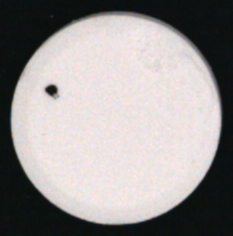
//> input picture imgs_1209_v1/input/oriImg_01.png, 233 x 236 px
$ ./bcp_02   (built with g++ and OpenCV 4)
//> lines starting //> are read from the running program, lines starting //| are printed output that depends on the picture; after the words box and inside, x2 and y2 are one past the last pixel; in counts of white or black regions, pixels touching at a corner belong together
#include <stdio.h>
#include <string.h>
#include <stdlib.h>
#include <cmath>
#include <opencv2/opencv.hpp>

using namespace std;
using namespace cv;

// the declaration of 8 decision variables (with the sum-fVal of 3.5645)
int fsize = 51;
int binary = 63;
int linear = 5;
int filterswitch_flag = 0;
int erodedilate_times = 5;
int erodedilate_sequence = 1;
int abusolute_flag = 1;
int pixellabelingmethod = 0;

void imgShow(const string& name, const Mat& img) {
	imshow(name, img);
	waitKey(0);
	destroyAllWindows();
}

void sabun(Mat &input1, Mat &input2, Mat &resImg) {
	int i, j;
	Mat output;
	output = cv::Mat::zeros(cv::Size(input2.cols, input2.rows), CV_8UC3);//8UC3は3チャンネルに変えるタイプだ
	cvtColor(output, output, COLOR_RGB2GRAY);//グレースケール

	for (j = 0; j < input1.rows; j++)
	{
		for (i = 0; i < input1.cols; i++) {
			output.at<unsigned char>(j, i) = input2.at<unsigned char>(j, i) - input1.at<unsigned char>(j, i);
			if (input2.at<unsigned char>(j, i) - input1.at<unsigned char>(j, i) < 0)
			{
				if (abusolute_flag == 0) {
					output.at<unsigned char>(j, i) = abs(output.at<unsigned char>(j, i));
				}
				else {
					output.at<unsigned char>(j, i) = 0;
				}
			}
		}
	}
	resImg = output.clone();
}

Mat labeling(Mat img, int connectivity) {
	Mat img_con;
	Mat stats, centroids;

	int label_x, label_y;
	int label_longer;
	int label_areaall;
	double label_cal;

	int i, j, label_num;

	label_num = cv::connectedComponentsWithStats(img, img_con, stats, centroids, connectivity, CV_32S);
	// colors: for storing the color of background and every connected areas
	vector<Vec3b>colors(label_num + 1);
	colors[0] = Vec3b(0, 0, 0);
	colors[1] = Vec3b(255, 255, 255);

	for (i = 2; i <= label_num; i++)
	{
		// colors[i] = Vec3b(0, 0, 0);
		label_areaall = stats.at<int>(i, CC_STAT_AREA);
		label_x = stats.at<int>(i, CC_STAT_WIDTH);
		label_y = stats.at<int>(i, CC_STAT_HEIGHT);

		label_longer = label_x > label_y ? label_x : label_y;
		label_cal = label_longer * label_longer;

		// (int)(label_cal / label_areaall) < linear -> detected area is not a fold-area
		//  In fold-detect task: discard -> colors[i] = Vec3b(255, 255, 255);
		if ((int)(label_cal / label_areaall) < linear + 127)
		{
			colors[i] = Vec3b(0, 0, 0); // in spot-detect task
		}
		else {
			colors[i] = Vec3b(255, 255, 255); // in spot-detect task
		}
	}

	// CV_8UC3丗3 channels
	Mat img_color = Mat::zeros(img_con.size(), CV_8UC3);
	for (j = 0; j < img_con.rows; j++) {
		for (i = 0; i < img_con.cols; i++)
		{
			int label = img_con.at<int>(j, i);
			CV_Assert(0 <= label && label <= label_num); // make sure the num of label is leagal
			img_color.at<Vec3b>(j, i) = colors[label];
		}
	}
	return img_color;
}

Mat Morphology(Mat img, int isDilFirst) {
	Mat dst;
	dst.create(img.size(), img.type());
	if (isDilFirst) {
		dilate(img, dst, Mat());
		erode(dst, dst, Mat());
	}
	else {
		erode(img, dst, Mat());
		dilate(dst, dst, Mat());
	}
	return dst;
}

int main(void) {
	Mat oriImg = imread("./imgs_1209_v1/input/oriImg_01.png", IMREAD_GRAYSCALE);
//> oriImg: 236 rows x 233 cols, CV_8UC1; min 12, max 241, mean 149.1
	// imgShow("ori", oriImg);

	Mat blurImg;
	Mat sabunImg;
	Mat biImg;
	Mat labelImg;

	// bluring
	if (filterswitch_flag) {
		medianBlur(oriImg, blurImg, fsize);
	}
	else {
		blur(oriImg, blurImg, Size(fsize, fsize));
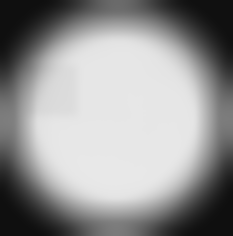
//> blurImg: 236 rows x 233 cols, CV_8UC1; min 15, max 232, mean 149.4
	}
	imgShow("res", blurImg);

	sabun(oriImg, blurImg, sabunImg);
//> after the loop in sabun, `for (j = 0; j < input1.rows; j++)`:
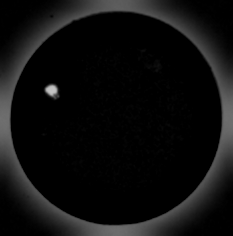
//> output: 236 rows x 233 cols, CV_8UC1; min 0, max 196, mean 14.8
	// imgShow("res", sabunImg);

	threshold(blurImg, biImg, binary, 255, THRESH_BINARY);
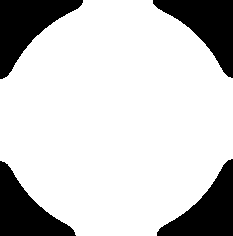
//> biImg: 236 rows x 233 cols, CV_8UC1; 79.1% white; 4 black regions, box (x1, y1, x2, y2) and area: (0, 0, 83, 79) 3060, (153, 0, 233, 78) 2908, (157, 159, 233, 236) 2782, (0, 161, 76, 236) 2735
	// imgShow("res", biImg);

	if (!pixellabelingmethod)
	{
		// biImg with 1-channel has been changed to 3-channel
		labelImg = labeling(biImg, 4);
//> in labeling, `label_num = cv::connectedComponentsWithStats(img, img_con, stats, cent..`: label_num = 2; stats = [[0, 0, 233, 236, 11485], [0, 0, 233, 236, 43503]]; centroids = [[115.4, 114.2], [116.2, 118.4]]
//> in labeling, `colors[1] = Vec3b(255, 255, 255);`: colors = 3 items: [0, 0, 0], [255, 255, 255], [0, 0, 0]
//> the loop in labeling, `for (i = 2; i <= label_num; i++)` made 1 pass
//> (label_areaall, label_x, label_y, label_longer, label_cal) on pass 1: (0, 0, 0, 0, 0)
	}
	else
	{
		labelImg = labeling(biImg, 8);
	}

	// Morphology
	if (!erodedilate_sequence)
	{
		if (erodedilate_times != 0) {
			for (int idx_edt = 0; idx_edt < erodedilate_times; idx_edt++)
			{
				labelImg = Morphology(labelImg, 1);
			}
		}
	}
	else
	{
		if (erodedilate_times != 0) {
			for (int idx_edt = 0; idx_edt < erodedilate_times; idx_edt++)
			{
				labelImg = Morphology(labelImg, 0);
			}
//> this loop made 5 passes
//> pass 1, in Morphology, `erode(img, dst, Mat());`:
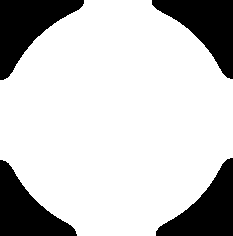
//> dst: 236 rows x 233 cols, CV_8UC3; 78% white; 4 black regions, box (x1, y1, x2, y2) and area: (0, 0, 84, 80) 3223, (152, 0, 233, 79) 3067, (156, 158, 233, 236) 2936, (0, 160, 77, 236) 2887
		}
	}

	// imgShow("res", labelImg);
	// imwrite("./imgs_Ver.1.1/resImg_04.png", labelImg);

	return 0;
}
